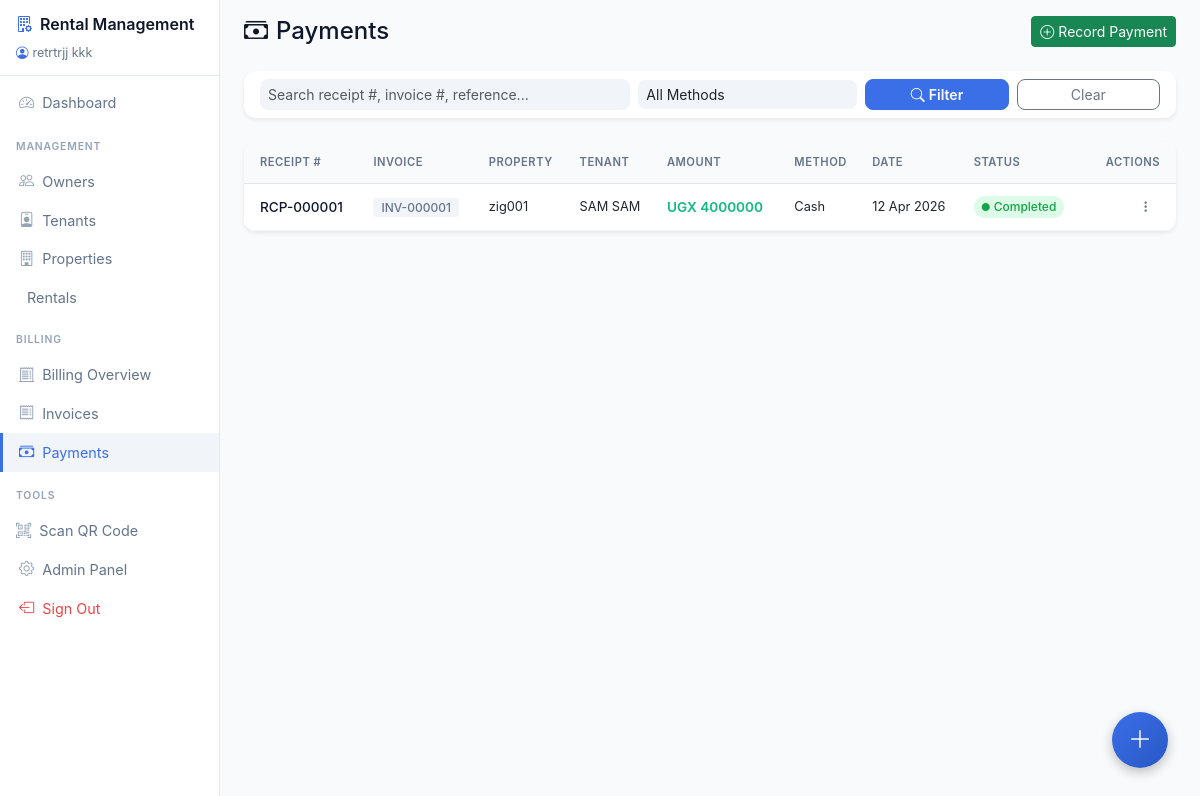
The app's page /billing/payments/ (signed in) with its own data.
### billing/models.py (models this page shows, shortened)
class Payment(models.Model):
    METHOD_CHOICES = (
        ('cash', 'Cash'),
        ('bank_transfer', 'Bank Transfer'),
        ('mobile_money', 'Mobile Money'),
        ('cheque', 'Cheque'),
        ('card', 'Card'),
        ('other', 'Other'),
    )
    STATUS_CHOICES = (
        ('pending', 'Pending'),
        ('completed', 'Completed'),
        ('failed', 'Failed'),
        ('refunded', 'Refunded'),
    )
    id = models.UUIDField(primary_key=True, default=uuid.uuid4, editable=False)
    receipt_number = models.CharField(max_length=50, unique=True, editable=False)
    invoice = models.ForeignKey(Invoice, on_delete=models.CASCADE, related_name='payments')
    amount = models.DecimalField(max_digits=12, decimal_places=2, validators=[MinValueValidator(0)])
    currency = models.CharField(max_length=3, choices=CURRENCY_CHOICES, default='UGX')
    payment_method = models.CharField(max_length=20, choices=METHOD_CHOICES, default='cash')
    status = models.CharField(max_length=20, choices=STATUS_CHOICES, default='completed')
    payment_date = models.DateField(default=date.today)
    reference = models.CharField(max_length=255, blank=True, null=True, help_text='Transaction reference or cheque number')
    notes = models.TextField(blank=True, null=True)
    created_at = models.DateTimeField(auto_now_add=True)
    updated_at = models.DateTimeField(auto_now=True)
    class Meta:
        ordering = ['-payment_date', '-created_at']

class Invoice(models.Model):
    STATUS_CHOICES = (
        ('draft', 'Draft'),
        ('sent', 'Sent'),
        ('paid', 'Paid'),
        ('partially_paid', 'Partially Paid'),
        ('overdue', 'Overdue'),
        ('cancelled', 'Cancelled'),
    )
    id = models.UUIDField(primary_key=True, default=uuid.uuid4, editable=False)
    invoice_number = models.CharField(max_length=50, unique=True, editable=False)
    rental = models.ForeignKey(Rental, on_delete=models.CASCADE, related_name='invoices')
    status = models.CharField(max_length=20, choices=STATUS_CHOICES, default='draft')
    period_start = models.DateField()
    period_end = models.DateField()
    rent_amount = models.DecimalField(max_digits=12, decimal_places=2, validators=[MinValueValidator(0)])
    tax_amount = models.DecimalField(max_digits=12, decimal_places=2, default=0, validators=[MinValueValidator(0)])
    additional_charges = models.DecimalField(max_digits=12, decimal_places=2, default=0, validators=[MinValueValidator(0)])
    discount = models.DecimalField(max_digits=12, decimal_places=2, default=0, validators=[MinValueValidator(0)])
    currency = models.CharField(max_length=3, choices=CURRENCY_CHOICES, default='UGX')
    issue_date = models.DateField(default=date.today)
    due_date = models.DateField()
    notes = models.TextField(blank=True, null=True)
    created_at = models.DateTimeField(auto_now_add=True)
    updated_at = models.DateTimeField(auto_now=True)
    class Meta:
        ordering = ['-issue_date', '-created_at']

### rentals/models.py (models this page shows, shortened)
class Rental(models.Model):
    STATUS_CHOICES = (
        ('pending', 'Pending'),
        ('active', 'Active'),
        ('expired', 'Expired'),
        ('terminated', 'Terminated'),
    )
    id = models.UUIDField(primary_key=True, default=uuid.uuid4, editable=False)
    rental_number = models.CharField(max_length=20, unique=True, blank=True)
    name = models.CharField(max_length=200, blank=True)
    property_obj = models.ForeignKey(Property, on_delete=models.CASCADE, related_name='rentals')
    tenant = models.ForeignKey(
        Tenant,
        on_delete=models.CASCADE,
        related_name='rentals',
        null=True,
        blank=True
    )
    status = models.CharField(max_length=20, choices=STATUS_CHOICES, default='pending')
    start_date = models.DateField(default=date.today)
    end_date = models.DateField(null=True, blank=True)
    PAYMENT_FREQUENCY_CHOICES = (
        ('monthly', 'Monthly'),
        ('quarterly', 'Quarterly'),
        ('weekly', 'Weekly'),
        ('annually', 'Annually'),
    )
    monthly_rent = models.DecimalField(max_digits=12, decimal_places=2, validators=[MinValueValidator(0)])
    currency = models.CharField(max_length=3, choices=CURRENCY_CHOICES, default='UGX')
    payment_frequency = models.CharField(max_length=20, choices=PAYMENT_FREQUENCY_CHOICES, default='monthly')
    deposit_amount = models.DecimalField(max_digits=12, decimal_places=2, validators=[MinValueValidator(0)], default=0)
    number_of_rooms = models.IntegerField(blank=True, null=True)
    number_of_bathrooms = models.IntegerField(blank=True, null=True)
    floor_number = models.IntegerField(blank=True, null=True)
    terms = models.TextField(blank=True, null=True)
    notes = models.TextField(blank=True, null=True)
    qr_code_image = models.ImageField(upload_to='qr_codes/rental/', blank=True, null=True)
    created_at = models.DateTimeField(auto_now_add=True)
    updated_at = models.DateTimeField(auto_now=True)
    class Meta:
        ordering = ['-created_at']

class Property(models.Model):
    PROPERTY_TYPES = (
        ('residential', 'Residential'),
        ('commercial', 'Commercial'),
        ('industrial', 'Industrial'),
        ('land', 'Land'),
        ('parking', 'Parking Space'),
        ('storage', 'Storage Unit'),
        ('other', 'Other'),
    )
    id = models.UUIDField(primary_key=True, default=uuid.uuid4, editable=False)
    owner = models.ForeignKey(Owner, on_delete=models.CASCADE, related_name='properties')
    property_type = models.CharField(max_length=20, choices=PROPERTY_TYPES)
    name = models.CharField(max_length=255)
    description = models.TextField(blank=True, null=True)
    address = models.CharField(max_length=255)
    city = models.CharField(max_length=100)
    state_province = models.CharField(max_length=100, blank=True, null=True)
    postal_code = models.CharField(max_length=20, blank=True, null=True)
    country = models.CharField(max_length=100, default='Uganda')
    latitude = models.DecimalField(max_digits=9, decimal_places=6, blank=True, null=True)
    longitude = models.DecimalField(max_digits=9, decimal_places=6, blank=True, null=True)
    area_sq_meters = models.DecimalField(max_digits=10, decimal_places=2, validators=[MinValueValidator(0)])
    number_of_units = models.IntegerField(default=1, validators=[MinValueValidator(1)], help_text='Number of rentable units in this property')
    qr_code_image = models.ImageField(upload_to='qr_codes/property/', blank=True, null=True)
    base_rent = models.DecimalField(max_digits=12, decimal_places=2, validators=[MinValueValidator(0)])
    currency = models.CharField(max_length=3, choices=CURRENCY_CHOICES, default='UGX')
    is_active = models.BooleanField(default=True)
    is_available = models.BooleanField(default=True)
    created_at = models.DateTimeField(auto_now_add=True)
    updated_at = models.DateTimeField(auto_now=True)
    class Meta:
        ordering = ['-created_at']

class Tenant(models.Model):
    TENANT_TYPES = (
        ('company', 'Company'),
        ('individual', 'Individual'),
    )
    id = models.UUIDField(primary_key=True, default=uuid.uuid4, editable=False)
    tenant_type = models.CharField(max_length=20, choices=TENANT_TYPES, default='individual')
    company_name = models.CharField(max_length=255, blank=True, null=True)
    registration_number = models.CharField(max_length=100, blank=True, null=True)
    tax_id = models.CharField(max_length=50, blank=True, null=True)
    first_name = models.CharField(max_length=100, blank=True, null=True)
    last_name = models.CharField(max_length=100, blank=True, null=True)
    national_id = models.CharField(max_length=50, blank=True, null=True)
    email = models.EmailField(blank=True, null=True)
    phone = models.CharField(max_length=20, blank=True, null=True)
    address = models.TextField(blank=True, null=True)
    city = models.CharField(max_length=100, blank=True, null=True)
    country = models.CharField(max_length=100, blank=True, null=True)
    qr_code_image = models.ImageField(upload_to='qr_codes/tenant/', blank=True, null=True)
    created_at = models.DateTimeField(auto_now_add=True)
    updated_at = models.DateTimeField(auto_now=True)
    @property
    def name(self):
        if self.tenant_type == 'company':
            return self.company_name or 'Unnamed Company'
        return f"{self.first_name or ''} {self.last_name or ''}".strip() or 'Unnamed Individual'

### billing/views.py (the view, shortened to what this page needs)
# urls.py: path('payments/', views.payment_list, name='payment_list'),
@login_required
def payment_list(request):
    payments = Payment.objects.select_related('invoice__rental__property_obj', 'invoice__rental__tenant')
    search = request.GET.get('search')
    method = request.GET.get('method')
    if method:
        payments = payments.filter(payment_method=method)
    paginator = Paginator(payments, 20)
    page_obj = paginator.get_page(request.GET.get('page'))
    context = {
        'page_obj': page_obj,
        'search': search or '',
        'method': method or '',
    }
    return render(request, 'billing/payment_list.html', context)

### billing/templates/billing/payment_list.html (shortened to what this page needs)
{% extends 'rentals/base.html' %}
{% block content %}
<div class="d-flex justify-content-between align-items-center mb-4">
    <h4 class="mb-0 fw-800" style="color: #0f172a;"><i class="bi bi-cash-stack me-2"></i>Payments</h4>
    <a href="{% url 'billing:payment_create' %}" class="btn btn-success btn-sm">
        <i class="bi bi-plus-circle me-1"></i>Record Payment
    </a>
</div>
<div class="card mb-4 border-0 shadow-sm" style="border-radius: 12px;">
    <div class="card-body py-2">
        <form method="get" class="row g-2 align-items-center">
            <div class="col-md-5">
                <input type="text" name="search" class="form-control form-control-sm border-0" style="background: #f1f5f9; border-radius: 8px;" placeholder="Search receipt #, invoice #, reference..." value="{{ search }}">
            </div>
            <div class="col-md-3">
                <select name="method" class="form-select form-select-sm border-0" style="background: #f1f5f9; border-radius: 8px;">
                    <option value="">All Methods</option>
                </select>
            </div>
            <div class="col-md-2">
                <button type="submit" class="btn btn-sm btn-primary w-100" style="border-radius: 8px;"><i class="bi bi-search me-1"></i>Filter</button>
            </div>
            <div class="col-md-2">
                <a href="{% url 'billing:payment_list' %}" class="btn btn-sm btn-outline-secondary w-100" style="border-radius: 8px;">Clear</a>
            </div>
        </form>
    </div>
</div>
<div class="card border-0 shadow-sm" style="border-radius: 12px; overflow: hidden;">
    <div class="card-body p-0">
        {% if page_obj.object_list %}
        <div class="table-responsive">
            <table class="table table-hover align-middle mb-0 compact-table">
                <thead>
                    <tr>
                        <th class="ps-3">Receipt #</th>
                        <th>Invoice</th>
                        <th>Property</th>
                        <th>Tenant</th>
                        <th>Amount</th>
                        <th>Method</th>
                        <th>Date</th>
                        <th>Status</th>
                        <th class="pe-3 text-end">Actions</th>
                    </tr>
                </thead>
                <tbody>
                    {% for p in page_obj %}
                    <tr class="compact-row">
                        <td class="ps-3">
                            <a href="{% url 'billing:payment_detail' p.pk %}" class="compact-title">{{ p.receipt_number }}</a>
                        </td>
                        <td><span class="compact-type">{{ p.invoice.invoice_number }}</span></td>
                        <td class="compact-location">{{ p.invoice.rental.property_obj.name|truncatechars:25 }}</td>
                        <td class="compact-location">{{ p.invoice.rental.tenant.name|default:'-'|truncatechars:22 }}</td>
                        <td class="compact-price" style="color: #10b981;">{{ p.currency }} {{ p.amount|floatformat:0 }}</td>
                        <td class="compact-views">{{ p.get_payment_method_display }}</td>
                        <td class="compact-views">{{ p.payment_date|date:"d M Y" }}</td>
                        <td>
                            <span class="compact-status {% if p.status == 'completed' %}active{% elif p.status == 'pending' %}pending{% elif p.status == 'failed' %}failed{% else %}inactive{% endif %}">
                                <i class="bi bi-circle-fill"></i>{{ p.get_status_display }}
                            </span>
                        </td>
                        <td class="pe-3 text-end">
                            <div class="dropdown">
                                <button class="btn btn-sm btn-light dropdown-toggle compact-action-btn" type="button" data-bs-toggle="dropdown">
                                    <i class="bi bi-three-dots-vertical"></i>
                                </button>
                            </div>
                        </td>
                    </tr>
                    {% endfor %}
                </tbody>
            </table>
        </div>
        {% else %}
        <div class="text-center py-5">
            <i class="bi bi-cash" style="font-size:3rem;color:#cbd5e1;"></i>
            <p class="text-muted mt-2">No payments found.</p>
        </div>
        {% endif %}
    </div>
</div>
{% endblock %}

### rentals/templates/rentals/base.html (shortened to what this page needs)
{% load static %}
<!DOCTYPE html>
<html lang="en">
<head>
    <link href="https://cdn.jsdelivr.net/npm/bootstrap@5.3.0/dist/css/bootstrap.min.css" rel="stylesheet">
    <link rel="stylesheet" href="https://cdn.jsdelivr.net/npm/bootstrap-icons@1.10.0/font/bootstrap-icons.css">
</head>
<body>
    <nav class="sidebar" id="sidebar">
        <div class="sidebar-header">
            <a href="{% url 'rentals:dashboard' %}" class="sidebar-brand">
                <i class="bi bi-building-gear me-2" style="color:#3B6FE8;"></i>Rental Management
            </a>
            {% if user.is_authenticated %}
            <div class="mt-2" style="font-size:0.78rem;color:#64748b;">
                <i class="bi bi-person-circle me-1" style="color:#3B6FE8;"></i>{{ user.get_full_name|default:user.email }}
            </div>
            {% endif %}
        </div>
        <div class="sidebar-nav">
            <a href="{% url 'rentals:dashboard' %}" class="sidebar-link active">
                <i class="bi bi-speedometer2"></i>Dashboard
            </a>
            <div class="sidebar-section">Management</div>
            <a href="{% url 'rentals:owner_list' %}" class="sidebar-link">
                <i class="bi bi-people"></i>Owners
            </a>
            <a href="{% url 'rentals:tenant_list' %}" class="sidebar-link">
                <i class="bi bi-person-badge"></i>Tenants
            </a>
            <a href="{% url 'rentals:property_list' %}" class="sidebar-link">
                <i class="bi bi-building"></i>Properties
            </a>
            <a href="{% url 'rentals:rental_list' %}" class="sidebar-link">
                Rentals
            </a>
            <div class="sidebar-section">Billing</div>
            <a href="{% url 'billing:billing_dashboard' %}" class="sidebar-link">
                <i class="bi bi-receipt-cutoff"></i>Billing Overview
            </a>
            <a href="{% url 'billing:invoice_list' %}" class="sidebar-link">
                <i class="bi bi-receipt"></i>Invoices
            </a>
            <a href="{% url 'billing:payment_list' %}" class="sidebar-link">
                <i class="bi bi-cash-stack"></i>Payments
            </a>
            <div class="sidebar-section">Tools</div>
            <button class="sidebar-link" data-bs-toggle="modal" data-bs-target="#qrScanModal" style="background:none; border:none; width:100%; text-align:left; cursor:pointer;">
                <i class="bi bi-qr-code-scan"></i>Scan QR Code
            </button>
            <a href="/admin/" class="sidebar-link">
                <i class="bi bi-gear"></i>Admin Panel
            </a>
            <a href="{% url 'rentals:logout' %}" class="sidebar-link" style="color:#ef4444;">
                <i class="bi bi-box-arrow-left" style="color:#ef4444;"></i>Sign Out
            </a>
        </div>
    </nav>
    <div class="main-content">
        {% block content %}{% endblock %}
    </div>
    <div class="fab-container">
        <button class="fab-main" id="fabToggle" onclick="toggleFab()">
            <i class="bi bi-plus-lg"></i>
        </button>
    </div>
</body>
</html>

### records on screen
Payment: receipt_number "RCP-000001", invoice.invoice_number "INV-000001", invoice.rental.property_obj.name "zig001", invoice.rental.tenant.name "SAM SAM", currency "UGX", amount "4000000", payment_method "Cash", payment_date "12 Apr 2026", status "Completed"

### other values on screen
{{ user.get_full_name|default:user.email }} "retrtrjj kkk"
